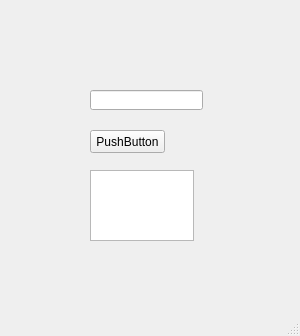
<?xml version="1.0" encoding="UTF-8"?>
<ui version="4.0">
 <class>MainWindow</class>
 <widget class="QMainWindow" name="MainWindow">
  <property name="geometry">
   <rect>
    <x>0</x>
    <y>0</y>
    <width>300</width>
    <height>336</height>
   </rect>
  </property>
  <property name="windowTitle">
   <string>MainWindow</string>
  </property>
  <widget class="QWidget" name="centralwidget">
   <widget class="QPushButton" name="pushButton_anniu">
    <property name="geometry">
     <rect>
      <x>90</x>
      <y>130</y>
      <width>75</width>
      <height>23</height>
     </rect>
    </property>
    <property name="text">
     <string>PushButton</string>
    </property>
   </widget>
   <widget class="QLineEdit" name="lineEdit_shuru">
    <property name="geometry">
     <rect>
      <x>90</x>
      <y>90</y>
      <width>113</width>
      <height>20</height>
     </rect>
    </property>
   </widget>
   <widget class="QTextEdit" name="textEdit_shuchu">
    <property name="geometry">
     <rect>
      <x>90</x>
      <y>170</y>
      <width>104</width>
      <height>71</height>
     </rect>
    </property>
   </widget>
  </widget>
  <widget class="QMenuBar" name="menubar">
   <property name="geometry">
    <rect>
     <x>0</x>
     <y>0</y>
     <width>300</width>
     <height>23</height>
    </rect>
   </property>
  </widget>
  <widget class="QStatusBar" name="statusbar"/>
 </widget>
 <resources/>
 <connections/>
</ui>
